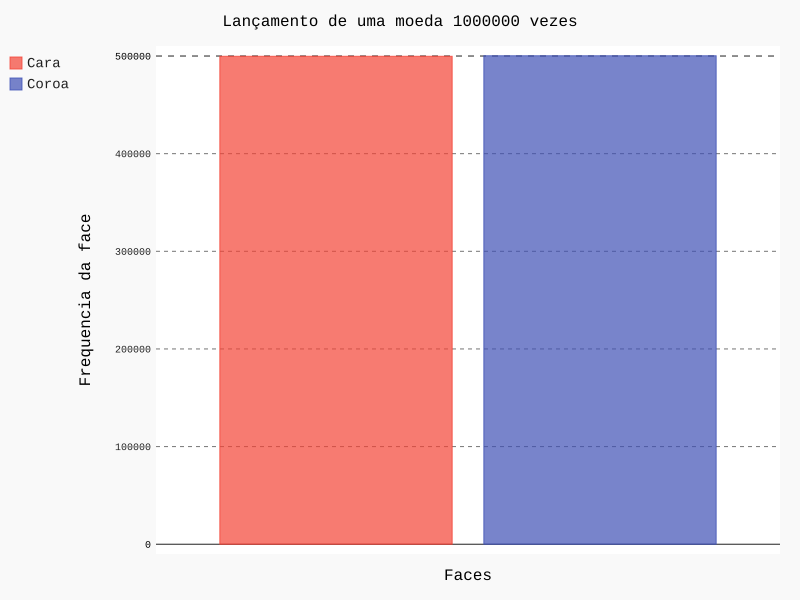

Python code for this plot:
from pygal import Bar
from random import randint


class Moeda:
    def __init__(self):
        self.lados = 2
        
    def lancar_moeda(self, vezes):
        for _ in range(vezes):
            yield randint(1, self.lados)
    
    
moeda = Moeda()

vezes = 1000000

resultados = [face for face in moeda.lancar_moeda(vezes)]

frequencia_cara = resultados.count(1)
frequencia_coroa = resultados.count(2)

h = Bar()

h.title = 'Lançamento de uma moeda ' + str(vezes) + ' vezes'
h.x_title = 'Faces'
h.y_title = 'Frequencia da face'

h.add('Cara', frequencia_cara)
h.add('Coroa', frequencia_coroa)
h.render_to_file('teste.svg')
